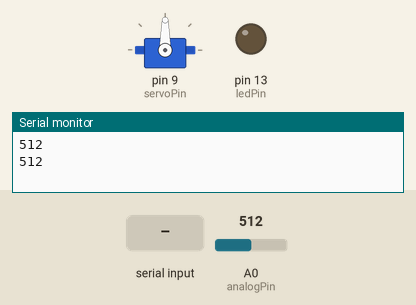
Bench run of a sketch on a simulated Arduino Uno, built with avr-gcc and run on an emulated ATmega328P. On the bench: servo, output pins drawn as LEDs (lit = HIGH), the last lines printed to the serial monitor. The test bench sets the inputs (shaded band); at power-on: A0 (analogPin) = 512.

Above: at 1.2 s.
1.3 s: "30,150\n" received over Serial
At 3.2 s:
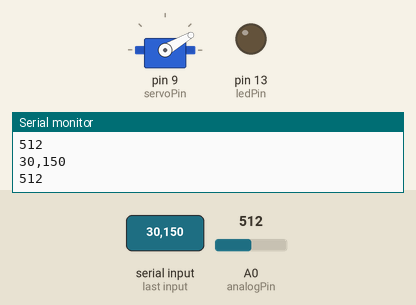
3.5 s: "1,90,45\n" received over Serial
At 4.7 s:
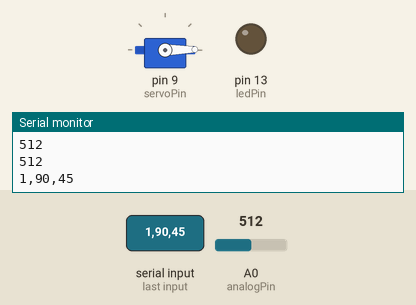
5.5 s: "200\n" received over Serial
At 6.3 s:
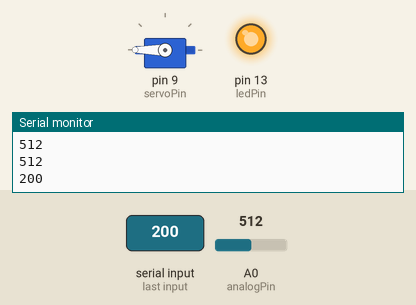
7.5 s: "90,45\n" received over Serial
At 9.0 s:
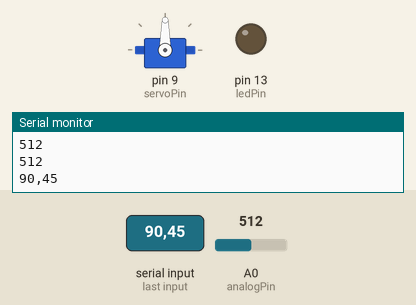
9.5 s: "1,90\n" received over Serial
At 10.6 s:
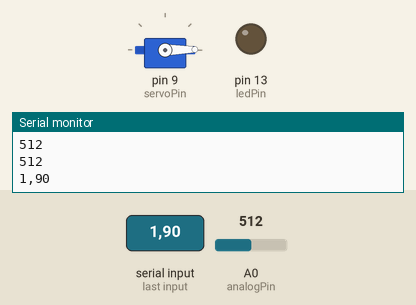
Timing chart, 0 to 12.5 s (numbered marks = the images above; inputs shaded):
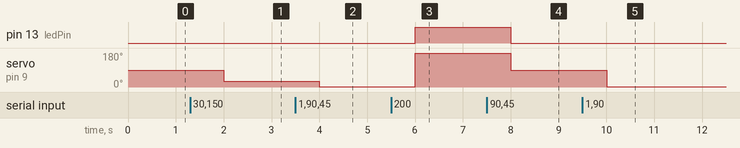

Measured:
- after the input at 1.3 s, servo on pin 9 (servoPin): 90° → 30° after 0.70 s
- after the input at 3.5 s, servo on pin 9 (servoPin): 30° → 1° after 0.50 s
- after the input at 5.5 s, pin 13 (ledPin): LOW → HIGH after 0.50 s; servo on pin 9 (servoPin): 1° → 180° after 0.50 s
- after the input at 7.5 s, pin 13 (ledPin): HIGH → LOW after 0.50 s; servo on pin 9 (servoPin): 180° → 90° after 0.50 s
- after the input at 9.5 s, servo on pin 9 (servoPin): 90° → 1° after 0.51 s

The sketch:

sketch_may22alcdsensor.ino
```cpp
#include <Servo.h>
int analogPin = A0;
int servoPin = 9;
int ledPin = 13;
int val = 0;
Servo myservo;
String strdeg = "";

void setup() {

    myservo.attach(servoPin);
    pinMode(analogPin, INPUT);
    pinMode(ledPin, OUTPUT);
    Serial.begin(9600);	// 9600bpsでポートを開く
}

void loop() {
    val = analogRead(analogPin);
    char valstr[32];
    sprintf(valstr, "%d", val);
    Serial.println(valstr);

    while (Serial.available() > 0) {
      char c = Serial.read();
      strdeg += c;
    }
    String senddeg = strdeg;
    strdeg = "";
    if (senddeg != "") {
      Serial.println(senddeg);
      myservo.write(senddeg.toInt());
      if (senddeg.toInt() > 100) {
        digitalWrite(ledPin, HIGH);
      } else {
        digitalWrite(ledPin, LOW);
      }
    }
    delay(1000);

}
```
